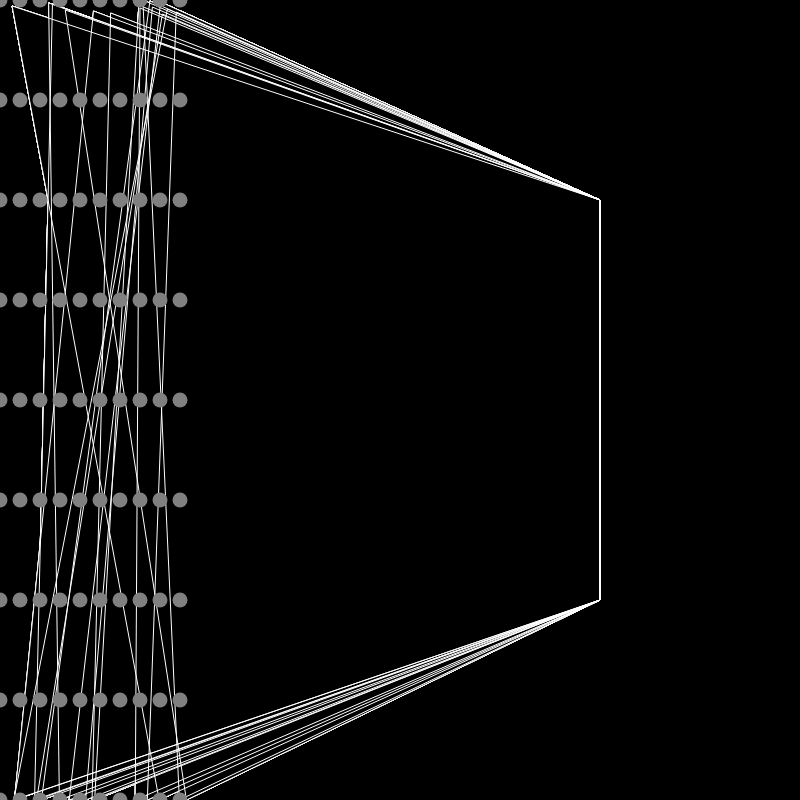
Frame 1 (no input)
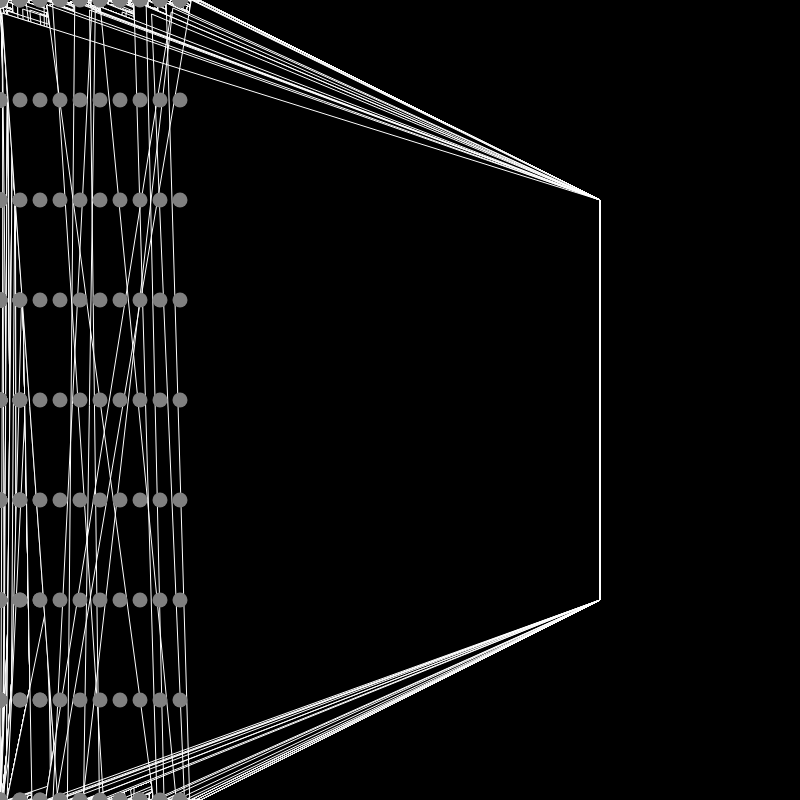
Frame 60 (no input)
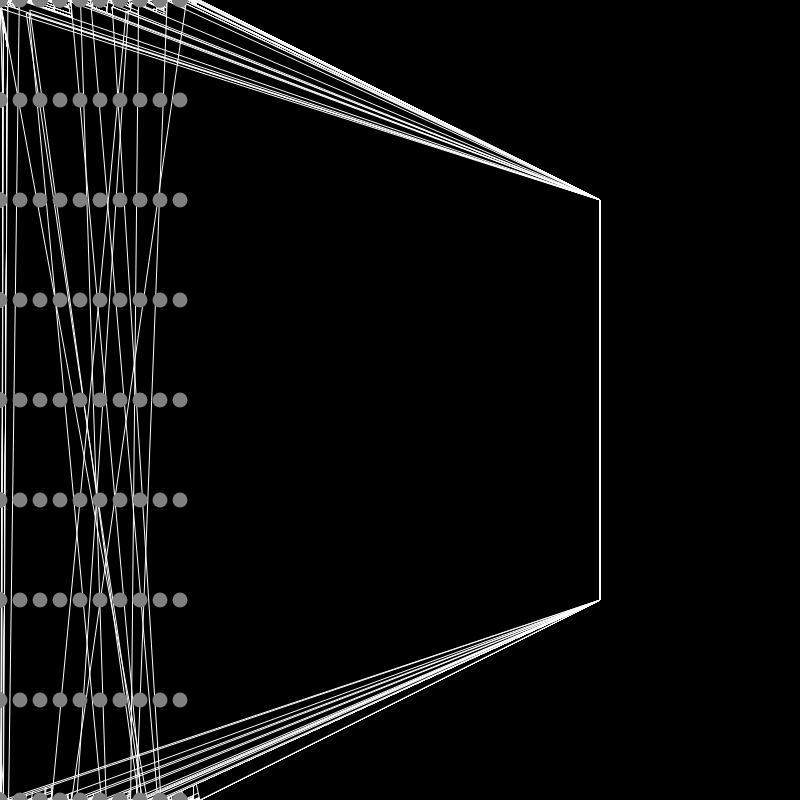
Frame 120 (the mouse pressed at the canvas centre since frame 60)

The p5.js sketch that drew these frames (run headless with seeded random() and noise() and a simulated clock; from frame 60 on, the mouse is pressed at the canvas centre):

// p5.js sketch
// ── sketch.js
function setup() {
  createCanvas(800,800);
  background("black");
}

function draw() {
  beginShape();
  fill("black");
  stroke("white");
  for (var i = 0; i < 15; i++) {
  vertex(random(200),i);
  vertex(600,200);
  vertex(600,600);
  vertex(random(200),800);
   endShape(CLOSE);
   
  }
  

   
     for(var x=0; x < 10; x++){
    for (var y = 0; y < 10; y++){
      noStroke();
      fill('grey');
      ellipse(x*20, y*100, 15, 15);
      
    
  }
  }

}
